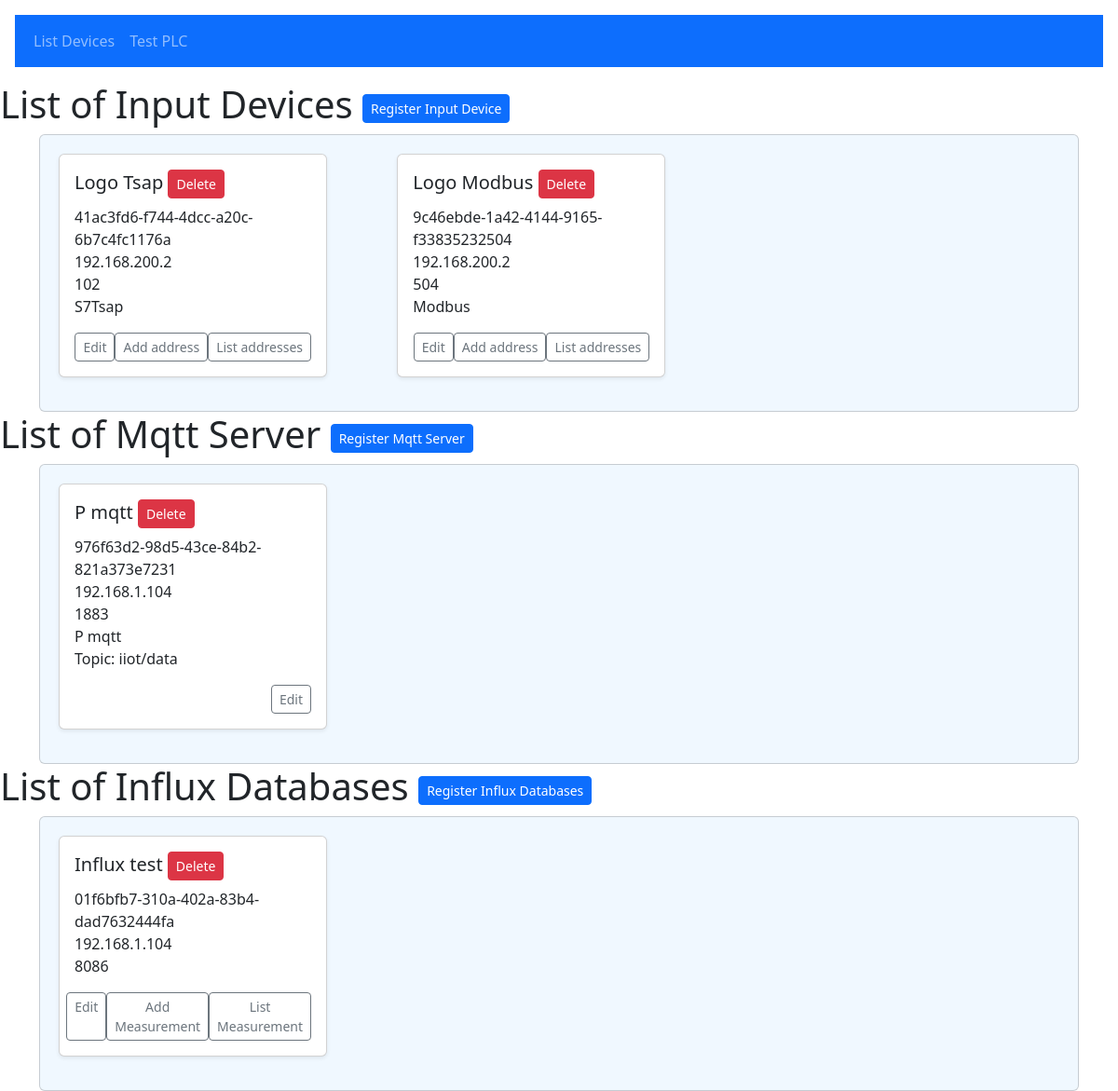
The app's page /list/devices/ (signed in) with its own data.
### iiot/models.py (models this page shows, shortened)
class InputDevices(models.Model):
    device_id = models.UUIDField(
        primary_key=True, default=uuid.uuid4, unique=True)
    device_name = models.CharField(max_length=24)
    ip_address = models.GenericIPAddressField(max_length=24)
    port = models.IntegerField()
    rack = models.IntegerField(default=1)
    slot = models.IntegerField(default=1)
    device_protocol = models.CharField(
        max_length=10, choices=plc_protocols, default="S7Tsap")

class MqttServers(models.Model):
    id = models.UUIDField(primary_key=True, default=uuid.uuid4)
    device_name = models.CharField(max_length=24)
    ip_address = models.GenericIPAddressField(max_length=24)
    port = models.IntegerField()
    topic = models.CharField(max_length=24, default="iiot/data")
    mqtt_user_name = models.CharField(max_length=24)
    mqtt_password = models.CharField(max_length=24)

class InfluxDatabases(models.Model):
    device_id = models.UUIDField(
        primary_key=True, default=uuid.uuid4, unique=True)
    device_name = models.CharField(max_length=24)
    ip_address = models.GenericIPAddressField(max_length=24)
    port = models.IntegerField()
    database = models.CharField(max_length=24)
    duration = models.CharField(max_length=24, default='4w')

### iiot/views.py (the view)
# urls.py: path("list/devices/", views.listDevices, name='ListDevices'),
@login_required
def listDevices(request):
    inputDevices = InputDevices.objects.all()
    mqttServers = MqttServers.objects.all()
    influxDatabases = InfluxDatabases.objects.all()
    context = {
        'inputDevices': inputDevices,
        'mqttServers': mqttServers,
        'influxDatabases': influxDatabases
    }
    return render(request, "iiot/listDevices.html", context)

### iiot/templates/iiot/listDevices.html
{% extends 'base/base.html' %}
{% load crispy_forms_tags %}
{% block 'body' %}
    <div>
    <h1>List of Input Devices
        <a href="{% url 'RegisterInput'  %}" type="button" class="btn btn-sm btn-primary">Register Input Device</a>
    </h1>
    </div>
    <div class="container">
        <div class="card overflow-auto" style="background-color: #f0f8ff; padding: 20px;">
            <div class="row row-cols-1 row-cols-sm-2 row-cols-md-3 g-3">
                {% for dev in inputDevices %}
                <div class="col">
                    {% include "components/listing_InputDevices.html" %}
                </div>
                {% endfor %}
            </div>
        </div>
    </div>
    <div>
        <h1>List of Mqtt Server <a href="{% url 'RegMqtt'  %}" type="button" class="btn btn-sm btn-primary">Register Mqtt Server</a>
        </h1>
        </div>
    <div class="container">
        <div class="card overflow-auto" style="background-color: #f0f8ff; padding: 20px;">
            <div class="row row-cols-1 row-cols-sm-2 row-cols-md-3 g-3">
            {% for dev in mqttServers %}
            <div class="col">
                {% include "components/listing_MqttServers.html" %}
            </div>
            {% endfor %}
        </div>
    </div>
    </div>
    <div>
        <h1>List of Influx Databases <a href="{% url 'RegInflux'  %}" type="button" class="btn btn-sm btn-primary">Register Influx Databases</a>
        </h1>
        </div>
    <div class="container">
        <div class="card overflow-auto" style="background-color: #f0f8ff; padding: 20px;">
            <div class="row row-cols-1 row-cols-sm-2 row-cols-md-3 g-3">
            {% for dev in influxDatabases %}
            <div class="col">
                {% include "components/listing_InfluxDatabases.html" %}
            </div>
            {% endfor %}
        </div>
    </div>
    </div>
{% endblock %}

### iiot/templates/components/listing_InputDevices.html
<div class="card shadow-sm mb-3" style="max-width: 18rem;">
    <div class="card-body">
        <h5 class="card-title">{{dev.device_name}}
            <a href="{% url 'RemoveInputDevice'  device_id=dev.device_id %}" type="button" class="btn btn-sm btn-danger">Delete</a>
        </h5>
        <ul class="list-unstyled mb-3">
            <li>{{dev.device_id}}</li>
            <li>{{dev.ip_address}}</li>
            <li>{{dev.port}}</li>
            <li>{{dev.device_protocol}}</li>
        </ul>
        <div class="d-flex justify-content-end">
            <a href="{% url 'EditInput' device_id=dev.device_id %}" type="button" class="btn btn-sm btn-outline-secondary">Edit</a>
            <a href="{% url 'RegInputAddress'%}" type="button" class="btn btn-sm btn-outline-secondary">Add address</a>
            <a href="{% url 'ListInputAddress' %}" type="button" class="btn btn-sm btn-outline-secondary">List addresses</a>
        </div>
    </div>
</div>

### iiot/templates/components/listing_MqttServers.html
<div class="card shadow-sm mb-3" style="max-width: 18rem;">
    <div class="card-body">
        <h5 class="card-title">{{dev.device_name}}
            <a href="{% url 'RemoveMqtt'  id=dev.id %}" type="button" class="btn btn-sm btn-danger">Delete</a>
        </h5>
        <ul class="list-unstyled mb-3">
            <li>{{dev.id}}</li>
            <li>{{dev.ip_address}}</li> <li>{{dev.port}}</li>
            <li>{{dev.device_name}}</li>
            <li>Topic: {{dev.topic}}</li>
        </ul>
        <div class="d-flex justify-content-end">
            <a href="{% url 'EditMqtt'  id=dev.id %}" type="button" class="btn btn-sm btn-outline-secondary">Edit</a>
        </div>
    </div>
</div>

### iiot/templates/components/listing_InfluxDatabases.html
<div class="card shadow-sm mb-3" style="max-width: 18rem;">
    <div class="card-body">
        <h5 class="card-title">{{dev.device_name}}
            <a href="{% url 'RemoveInflux'  device_id=dev.device_id %}" type="button" class="btn btn-sm btn-danger">Delete</a>
        </h5>
        <ul class="list-unstyled mb-3">
            <li>{{dev.device_id}}</li>
            <li>{{dev.ip_address}}</li>
            <li>{{dev.port}}</li>
        </ul>
        <div class="d-flex justify-content-end">
            <a href="{% url 'EditInflux' device_id=dev.device_id %}" type="button" class="btn btn-sm btn-outline-secondary">Edit</a>
            <a href="{% url 'AddMeasurement' %}" type="button" class="btn btn-sm btn-outline-secondary">Add Measurement</a>
            <a href="{% url 'ListMeasurement' %}" type="button" class="btn btn-sm btn-outline-secondary">List Measurement</a>
        </div>
    </div>
</div>

### records on screen
InputDevices: device_name "Logo Tsap", device_id "41ac3fd6-f744-4dcc-a20c-6b7c4fc1176a", ip_address "192.168.200.2", port "102", device_protocol "S7Tsap"
InputDevices: device_name "Logo Modbus", device_id "9c46ebde-1a42-4144-9165-f33835232504", ip_address "192.168.200.2", port "504", device_protocol "Modbus"
MqttServers: device_name "P mqtt", id "976f63d2-98d5-43ce-84b2-821a373e7231", ip_address "192.168.1.104", port "1883", topic "iiot/data"
InfluxDatabases: device_name "Influx test", device_id "01f6bfb7-310a-402a-83b4-dad7632444fa", ip_address "192.168.1.104", port "8086"
